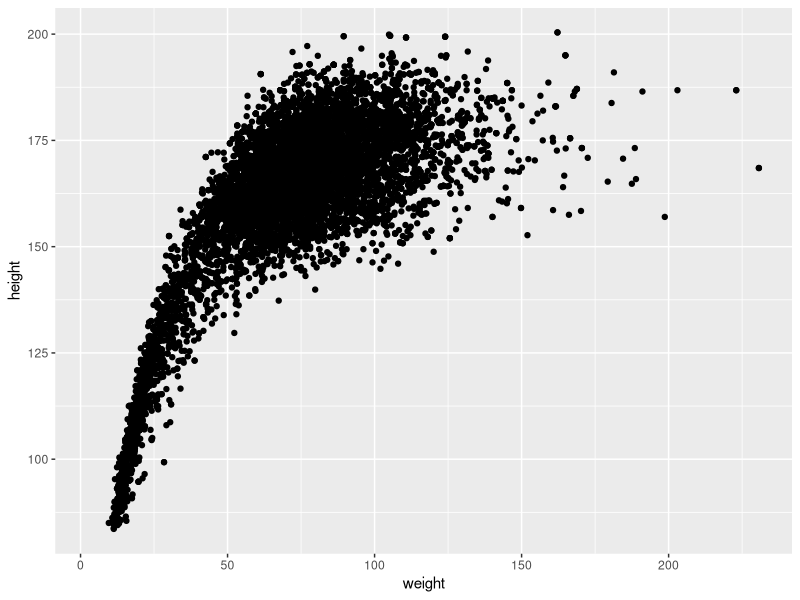
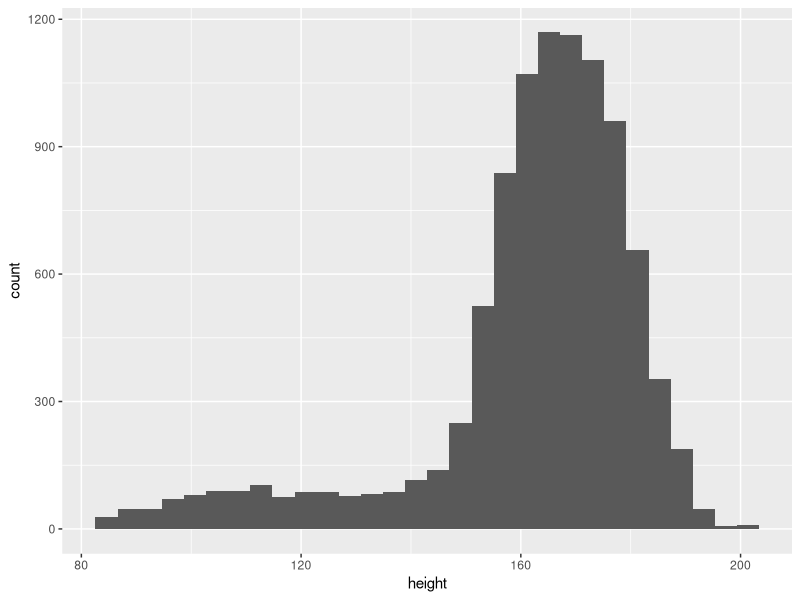
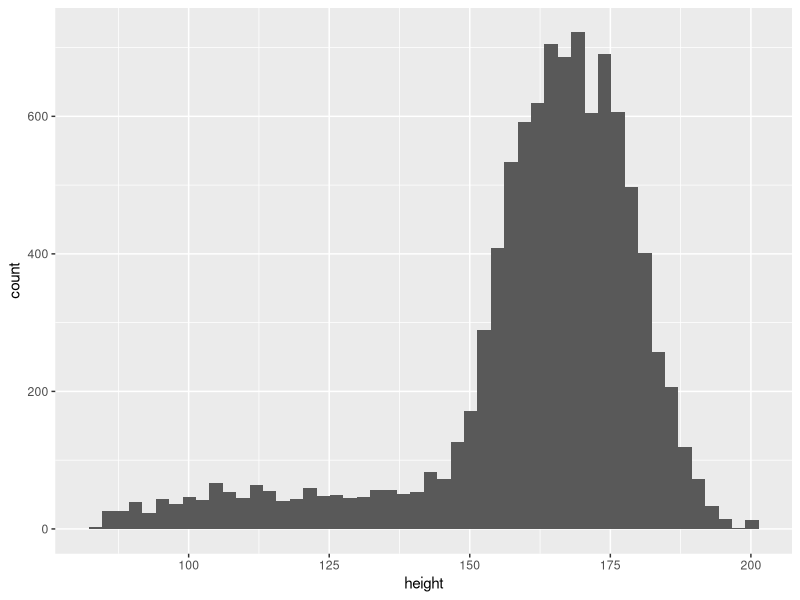
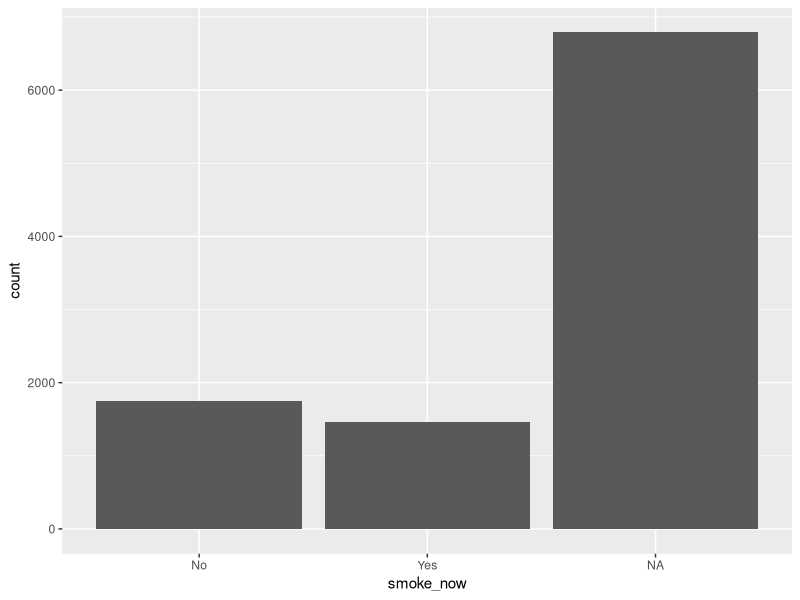
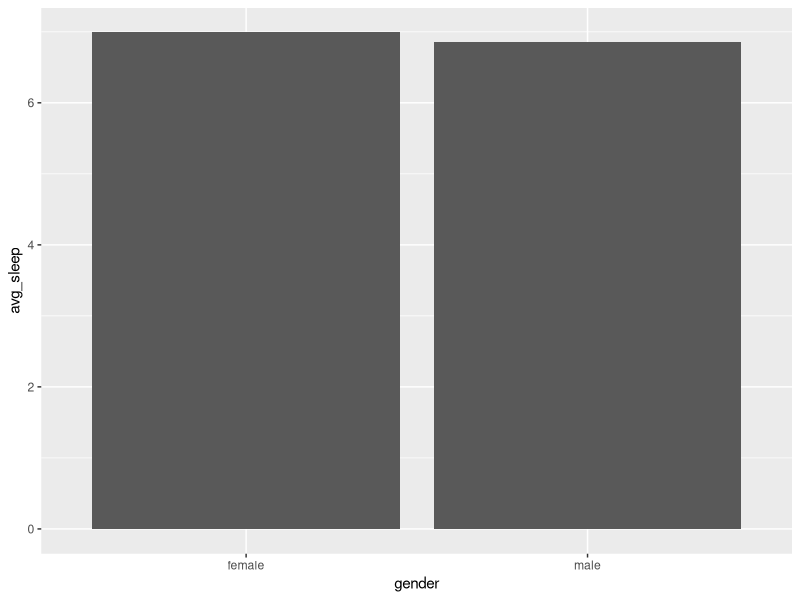
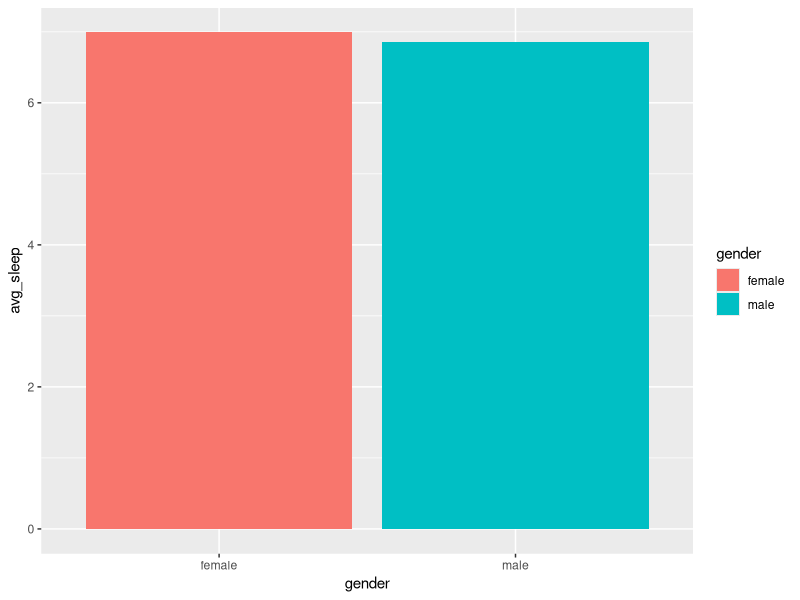
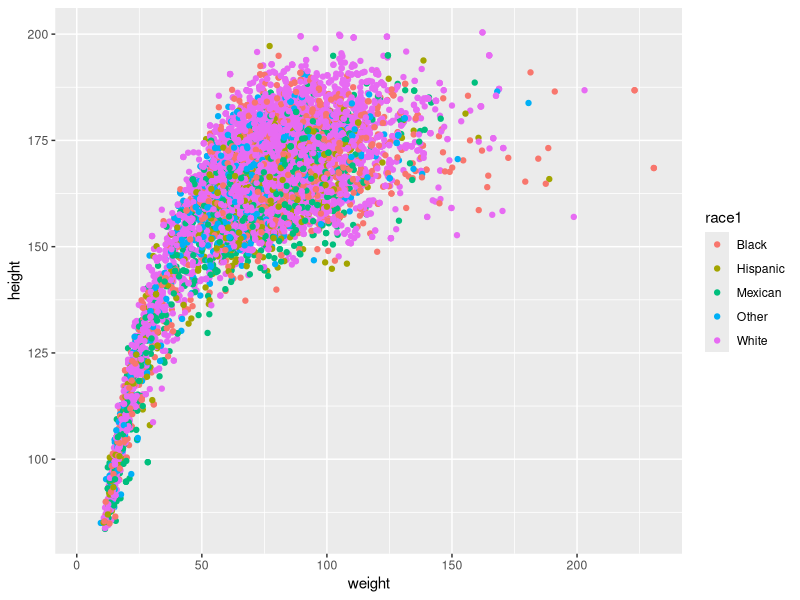
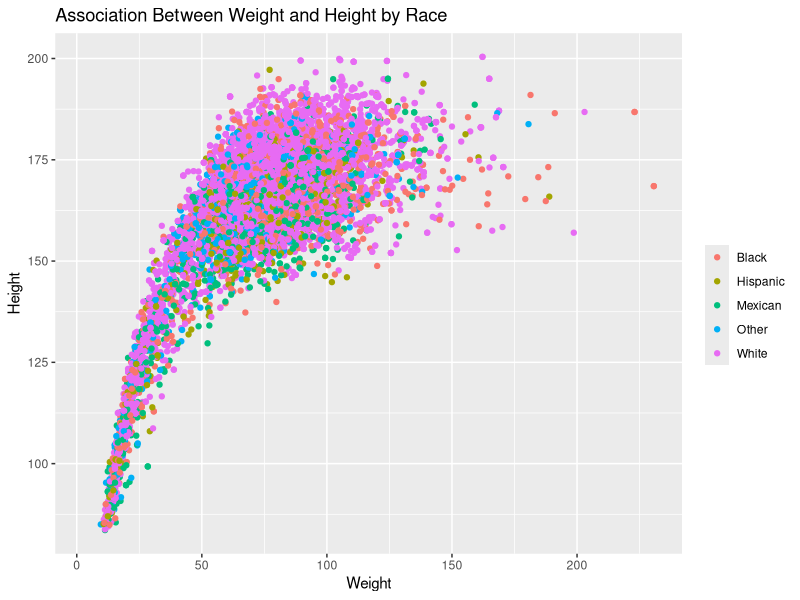

The R source for these figures, in order:
## ---- chunk 1
knitr::opts_chunk$set(echo = TRUE)
## ---- chunk 2
library(tidyverse)
## ---- chunk 3
nhanes <- read_csv("data/nhanes.csv")
## ---- chunk 4
ggplot(data = nhanes,
       mapping = aes(x = weight,
                     y = height)) +
  geom_point()
## ---- chunk 5
ggplot(data = nhanes,
       mapping = aes(x = height)) +
  geom_histogram()
## ---- chunk 6
ggplot(data = nhanes,
       mapping = aes(x = height)) +
  geom_histogram(bins = 50)
## ---- chunk 7
ggplot(data = nhanes,
       mapping = aes(x = smoke_now)) +
  geom_bar()
## ---- chunk 8
sleep_by_gender <- nhanes %>% 
  group_by(gender) %>% 
  summarize(avg_sleep = mean(sleep_hrs_night, na.rm = TRUE)) 
## ---- chunk 9
ggplot(data = sleep_by_gender,
       mapping = aes(x = gender,
                     y = avg_sleep)) +
  geom_bar(stat = "identity")
## ---- chunk 10
ggplot(data = sleep_by_gender,
       mapping = aes(x = gender,
                     y = avg_sleep,
                     fill = gender)) +
  geom_bar(stat = "identity")
## ---- chunk 11
ggplot(data = nhanes,
       mapping = aes(x = weight,
                     y = height,
                     color = race1)) +
  geom_point()
## ---- chunk 12
ggplot(data = nhanes,
       mapping = aes(x = weight,
                     y = height,
                     color = race1)) +
  geom_point() +
  labs(title = "Association Between Weight and Height by Race",
       x = "Weight",
       y = "Height",
       color = "")
## ---- chunk 13
ggplot(data = nhanes,
       mapping = aes(x = weight,
                     y = height,
                     color = race1)) +
  geom_point() +
  labs(title = "Association Between Weight and Height by Race",
       x = "Weight",
       y = "Height") +
  theme_minimal()
## ---- chunk 14
ggplot(data = nhanes,
       mapping = aes(x = weight,
                     y = height,
                     color = race1)) +
  geom_point() +
  labs(title = "Association Between Weight and Height by Race",
       x = "Weight",
       y = "Height") +
  theme_minimal() +
  facet_wrap(~race1)
